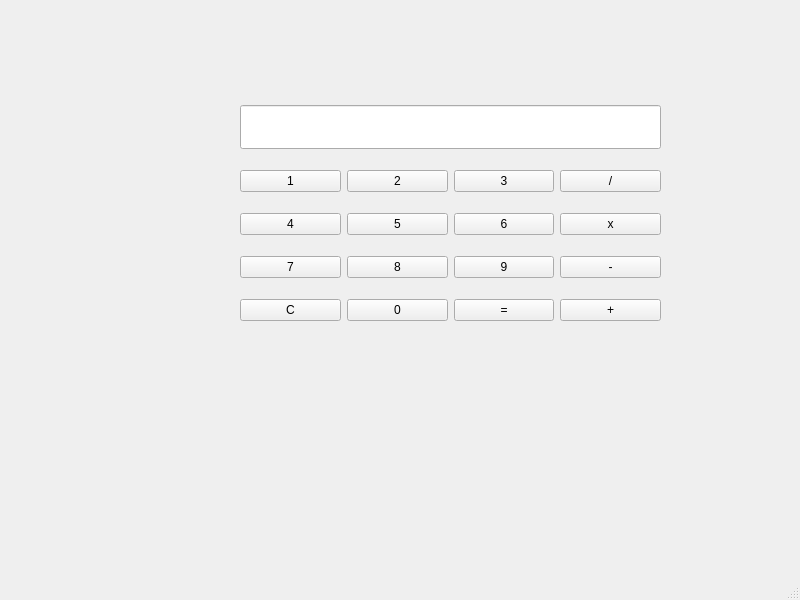
<?xml version="1.0" encoding="UTF-8"?>
<ui version="4.0">
 <class>MainWindow</class>
 <widget class="QMainWindow" name="MainWindow">
  <property name="geometry">
   <rect>
    <x>0</x>
    <y>0</y>
    <width>800</width>
    <height>600</height>
   </rect>
  </property>
  <property name="windowTitle">
   <string>MainWindow</string>
  </property>
  <widget class="QWidget" name="centralwidget">
   <widget class="QWidget" name="layoutWidget">
    <property name="geometry">
     <rect>
      <x>240</x>
      <y>90</y>
      <width>421</width>
      <height>251</height>
     </rect>
    </property>
    <layout class="QGridLayout" name="gridLayout">
     <item row="1" column="0">
      <widget class="QPushButton" name="btn1">
       <property name="text">
        <string>1</string>
       </property>
      </widget>
     </item>
     <item row="1" column="1">
      <widget class="QPushButton" name="btn2">
       <property name="text">
        <string>2</string>
       </property>
      </widget>
     </item>
     <item row="1" column="2">
      <widget class="QPushButton" name="btn3">
       <property name="text">
        <string>3</string>
       </property>
      </widget>
     </item>
     <item row="2" column="0">
      <widget class="QPushButton" name="btn4">
       <property name="text">
        <string>4</string>
       </property>
      </widget>
     </item>
     <item row="2" column="1">
      <widget class="QPushButton" name="btn5">
       <property name="text">
        <string>5</string>
       </property>
      </widget>
     </item>
     <item row="2" column="2">
      <widget class="QPushButton" name="btn6">
       <property name="text">
        <string>6</string>
       </property>
      </widget>
     </item>
     <item row="3" column="0">
      <widget class="QPushButton" name="btn7">
       <property name="text">
        <string>7</string>
       </property>
      </widget>
     </item>
     <item row="3" column="1">
      <widget class="QPushButton" name="btn8">
       <property name="text">
        <string>8</string>
       </property>
      </widget>
     </item>
     <item row="3" column="2">
      <widget class="QPushButton" name="btn9">
       <property name="text">
        <string>9</string>
       </property>
      </widget>
     </item>
     <item row="4" column="1">
      <widget class="QPushButton" name="btn0">
       <property name="text">
        <string>0</string>
       </property>
      </widget>
     </item>
     <item row="4" column="0">
      <widget class="QPushButton" name="btnClear">
       <property name="text">
        <string>C</string>
       </property>
      </widget>
     </item>
     <item row="4" column="2">
      <widget class="QPushButton" name="btnEqual">
       <property name="text">
        <string>=</string>
       </property>
      </widget>
     </item>
     <item row="4" column="3">
      <widget class="QPushButton" name="btnAdd">
       <property name="text">
        <string>+</string>
       </property>
      </widget>
     </item>
     <item row="3" column="3">
      <widget class="QPushButton" name="btnSub">
       <property name="text">
        <string>-</string>
       </property>
      </widget>
     </item>
     <item row="2" column="3">
      <widget class="QPushButton" name="btnMul">
       <property name="text">
        <string>x</string>
       </property>
      </widget>
     </item>
     <item row="1" column="3">
      <widget class="QPushButton" name="btnDiv">
       <property name="text">
        <string>/</string>
       </property>
      </widget>
     </item>
     <item row="0" column="0" colspan="4">
      <widget class="QLineEdit" name="display">
       <property name="font">
        <font>
         <pointsize>24</pointsize>
        </font>
       </property>
       <property name="alignment">
        <set>Qt::AlignmentFlag::AlignRight|Qt::AlignmentFlag::AlignTrailing|Qt::AlignmentFlag::AlignVCenter</set>
       </property>
       <property name="readOnly">
        <bool>true</bool>
       </property>
      </widget>
     </item>
    </layout>
   </widget>
  </widget>
  <widget class="QMenuBar" name="menubar">
   <property name="geometry">
    <rect>
     <x>0</x>
     <y>0</y>
     <width>800</width>
     <height>24</height>
    </rect>
   </property>
  </widget>
  <widget class="QStatusBar" name="statusbar"/>
 </widget>
 <resources/>
 <connections/>
</ui>
